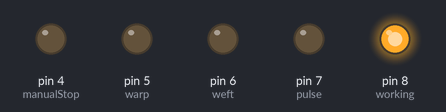
Recording of a sketch running on a simulated Arduino Uno, built with avr-gcc and run on an emulated ATmega328P. Shown: output pins drawn as LEDs (lit = HIGH). Random numbers use the default seed unless the sketch sets one.

Above: at 0.05 s.
At 19.56 s:
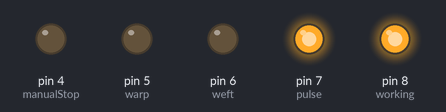
At 39.7 s:
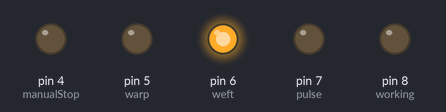
Timing chart, 0 to 40.0 s (numbered marks = the images above):
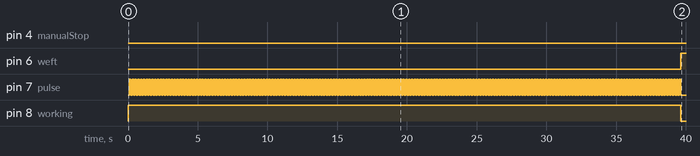

The sketch:

sampler.ino
```cpp
#include "Arduino.h"

int working = 8;
int pulse = 7;
int weft = 6;
int warp = 5;
int manualStop = 4;

long randNumber;
long speed = 100;

int speedMax = 100;
int speedMin = 75;

int repairMax = 10000;
int repairMin = 5000;

int failureRate = 1000;

int pulseWaitHighOnFail = 1000;

void setup() {
  pinMode(working, OUTPUT);
  pinMode(pulse, OUTPUT);
  pinMode(warp, OUTPUT);
  pinMode(weft, OUTPUT);
  pinMode(manualStop, OUTPUT);

  digitalWrite(warp, LOW);
  digitalWrite(weft, LOW);
  digitalWrite(manualStop, LOW);
  digitalWrite(working, HIGH);
  Serial.begin(9600);
}
void loop() {
  delay(speed);
  digitalWrite(pulse, HIGH);
  delay(speed);
  digitalWrite(pulse, LOW);
  randomFailure();
}

void randomFailure() {
  randNumber = random(failureRate);
  if (randNumber == 10) {
    digitalWrite(warp, HIGH);
    digitalWrite(working, LOW);
    delay(pulseWaitHighOnFail);
    digitalWrite(pulse, HIGH);
    delay(random(repairMin, repairMax));
    digitalWrite(warp, LOW);
    digitalWrite(working, HIGH);
    speed = random(speedMin, speedMax);
  } else if (randNumber == 11 ) {
    digitalWrite(weft, HIGH);
    digitalWrite(working, LOW);
    delay(pulseWaitHighOnFail);
    digitalWrite(pulse, HIGH);
    delay(random(repairMin, repairMax));
    digitalWrite(weft, LOW);
    digitalWrite(working, HIGH);
    speed = random(speedMin, speedMax);
  } else if (randNumber == 12 ) {
    digitalWrite(manualStop, HIGH);
    digitalWrite(working, LOW);
    delay(pulseWaitHighOnFail);
    digitalWrite(pulse, HIGH);
    delay(random(repairMin, repairMax));
    digitalWrite(manualStop, LOW);
    digitalWrite(working, HIGH);
    speed = random(speedMin, speedMax);
  }
}
```

Measured:
- by itself, pin 6 (weft): LOW → HIGH at 39.6 s
- by itself, pin 7 (pulse): alternates HIGH for 0.10 s and LOW for 0.10 s, 396 changes in all, then stays LOW
- by itself, pin 8 (working): HIGH → LOW at 39.6 s
